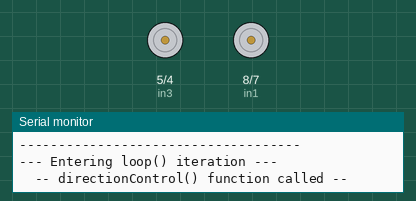
A sketch run on a simulated Arduino Uno, built with avr-gcc and run on an emulated ATmega328P. Shown: motor-driver pin pairs drawn as motors (green arrow = first pin HIGH = forward, orange = second pin HIGH = backward, longer = more drive), the last lines printed to the serial monitor.

Above: at 0.22 s.
At 1.3 s:
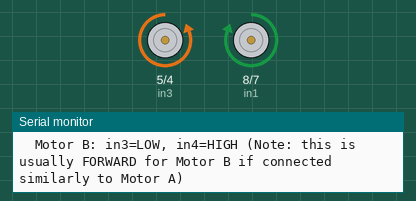
At 4.0 s:
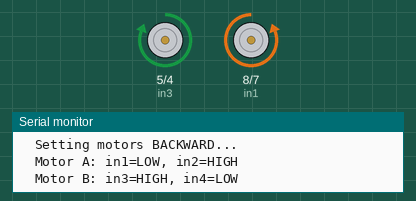
Timing chart, 0 to 7.0 s (numbered marks = the images above):
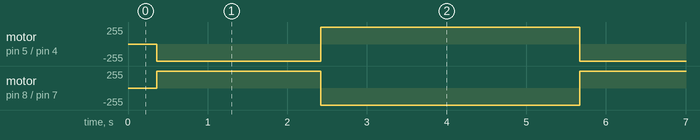

The sketch:

L298_testing.ino
```cpp
// --- Motor Control Pins ---
// Motor A connections
// enA is the Enable pin for Motor A. With the jumper on, it's always HIGH (enabled).
// So, we don't need to control it from the Arduino for basic operation.
int in1 = 8; // Input 1 for Motor A direction
int in2 = 7; // Input 2 for Motor A direction

// Motor B connections
// enB is the Enable pin for Motor B. With the jumper on, it's always HIGH (enabled).
// So, we don't need to control it from the Arduino for basic operation.
int in3 = 5; // Input 1 for Motor B direction
int in4 = 4; // Input 2 for Motor B direction

void setup() {
  // --- Serial Communication Setup ---
  Serial.begin(9600); // Initialize serial communication at 9600 baud
  Serial.println("--- Arduino Motor Test Start ---");

  // Set all the motor control pins to outputs
  pinMode(in1, OUTPUT);
  pinMode(in2, OUTPUT);
  pinMode(in3, OUTPUT);
  pinMode(in4, OUTPUT);
  Serial.println("Motor control pins set as OUTPUT.");

  // Turn off motors - Initial state
  // By setting both direction pins LOW, the motor is effectively off.
  digitalWrite(in1, LOW);
  digitalWrite(in2, LOW);
  digitalWrite(in3, LOW);
  digitalWrite(in4, LOW);
  Serial.println("All motors initially set to OFF (direction pins LOW).");
  Serial.println("------------------------------------");
}

void loop() {
  Serial.println("\n--- Entering loop() iteration ---");

  // Test motor direction control
  directionControl();
  delay(1000); // Wait for 1 second

  Serial.println("--- loop() iteration complete ---");
}

// This function lets you control spinning direction of motors
void directionControl() {
  Serial.println("  -- directionControl() function called --");

  // Since jumpers are on ENA/ENB, motors are always at full speed when active.
  // We just need to set the direction pins.

  // Motor A & B spin in one direction (e.g., forward)
  Serial.println("  Setting motors FORWARD...");
  Serial.println("  Motor A: in1=HIGH, in2=LOW");
  Serial.println("  Motor B: in3=LOW, in4=HIGH (Note: this is usually FORWARD for Motor B if connected similarly to Motor A)");
  digitalWrite(in1, HIGH); // Motor A forward
  digitalWrite(in2, LOW);
  digitalWrite(in3, LOW); // Motor B forward
  digitalWrite(in4, HIGH);
  delay(2000); // Run for 2 seconds
  Serial.println("  Motors ran FORWARD for 2 seconds.");

  // Now change motor directions (e.g., backward)
  Serial.println("  Setting motors BACKWARD...");
  Serial.println("  Motor A: in1=LOW, in2=HIGH");
  Serial.println("  Motor B: in3=HIGH, in4=LOW");
  digitalWrite(in1, LOW); // Motor A backward
  digitalWrite(in2, HIGH);
  digitalWrite(in3, HIGH); // Motor B backward
  digitalWrite(in4, LOW);
  delay(2000); // Run for 2 seconds
  Serial.println("  Motors ran BACKWARD for 2 seconds.");

  // // Turn off motors by setting both direction pins LOW
  // Serial.println("  Turning motors OFF...");
  // digitalWrite(in1, LOW);
  // digitalWrite(in2, LOW);
  // digitalWrite(in3, LOW);
  // digitalWrite(in4, LOW);
  // Serial.println("  Motors are now OFF.");
  Serial.println("  -- directionControl() function finished --");
}

// This function demonstrates motor on/off.
// Note: With ENA/ENB jumpers on, actual speed control via analogWrite is not possible.
// Motors will run at full speed when their direction pins are set.
void speedControl() {
  Serial.println("  -- speedControl() function called --");

  // Turn on motors (they will run at full speed due to jumpers)
  Serial.println("  Turning motors ON (full speed, FORWARD)...");
  Serial.println("  Motor A: in1=HIGH, in2=LOW");
  Serial.println("  Motor B: in3=HIGH, in4=LOW"); // Note: You had these as HIGH, LOW for B forward here.
                                                // Consistent with previous, it was LOW, HIGH. Let's make it consistent.
  digitalWrite(in1, HIGH); // Motor A direction (e.g., forward)
  digitalWrite(in2, LOW);
  digitalWrite(in3, HIGH); // Motor B direction (e.g., forward, matching 'directionControl' above)
  digitalWrite(in4, LOW);
  delay(3000); // Run at full speed for 3 seconds
  Serial.println("  Motors ran at full speed (FORWARD) for 3 seconds.");

  // Now turn off motors
  Serial.println("  Turning motors OFF...");
  digitalWrite(in1, LOW);
  digitalWrite(in2, LOW);
  digitalWrite(in3, LOW);
  digitalWrite(in4, LOW);
  delay(1000); // Stay off for 1 second
  Serial.println("  Motors are now OFF for 1 second.");
  Serial.println("  -- speedControl() function finished --");
}
```

Measured:
- by itself, motor on pin 5 (in3) / pin 4 (in4): alternates forward 255/255 for 3.2 s and backward 255/255 for 2.1 s
- by itself, motor on pin 8 (in1) / pin 7 (in2): alternates forward 255/255 for 2.1 s and backward 255/255 for 3.2 s
